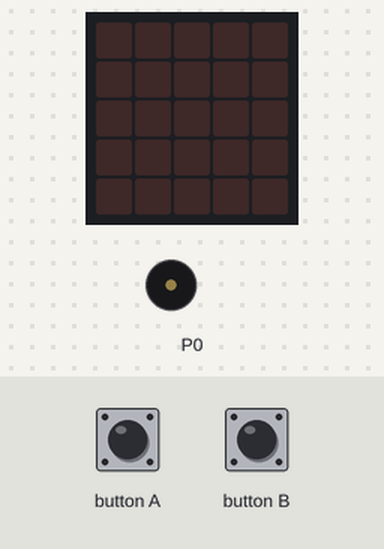
The program below on a simulated BBC micro:bit (MakeCode). Parts: the board's 5×5 LED display, buzzer (waves = sounding). Inputs (shaded band) come from the test bench.

Above: at 1.2 s.
1.3 s: button B pressed for 0.15 s
At 1.65 s:
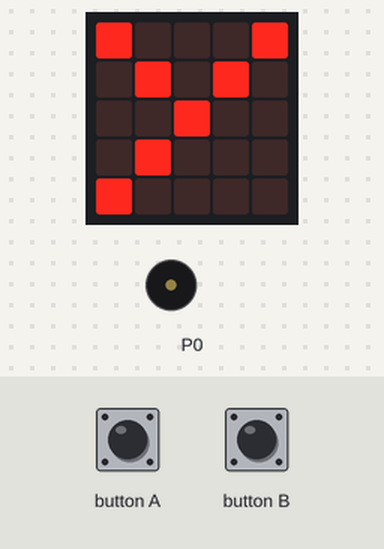
4.3 s: button A pressed for 0.15 s
At 5.65 s:
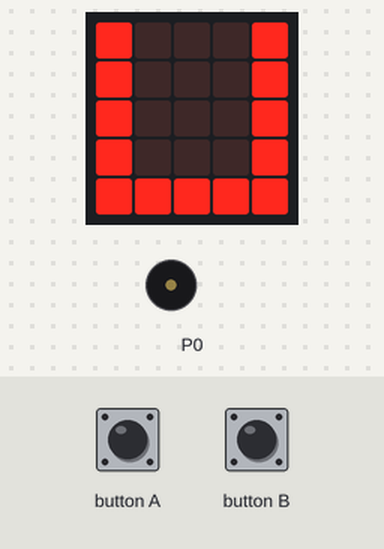
7.3 s: button B pressed for 0.15 s
At 12.1 s:
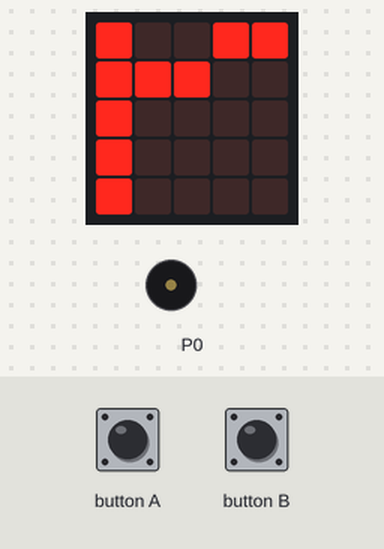
Timing chart, 0 to 13.6 s (numbered marks = the images above; inputs shaded):
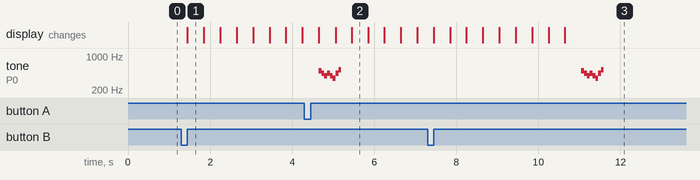

Measured:
- after the input at 1.3 s, the display: changes after 0.15 s (image 1)
- after the input at 4.3 s, the display: first changes after 0.35 s (image 2 shows a later state)
- after the input at 7.3 s, tone on P0: plays 494 Hz for 0.07 s, 440 Hz for 0.07 s, 392 Hz for 0.07 s, 440 Hz for 0.07 s, 392 Hz for 0.07 s, 349 Hz for 0.07 s … (8 notes in this stretch), starting after 3.8 s; the display: first changes after 0.15 s (image 3 shows a later state)
- by itself, tone on P0: plays 494 Hz for 0.07 s, 440 Hz for 0.07 s, 392 Hz for 0.07 s, 440 Hz for 0.07 s, 392 Hz for 0.07 s, 349 Hz for 0.07 s … (8 notes in this stretch)
- what the display in image 1 shows lasts 0.4 s, from 1.5 s to 1.9 s

The program:

main.ts
```typescript
input.onButtonPressed(Button.A, function () {
    basic.showLeds(`
        # . . . #
        . # . # .
        . . # . .
        . # . . .
        # . . . .
        `)
    basic.showLeds(`
        . # # # .
        # . . . #
        # . . . #
        # . . . #
        . # # # .
        `)
    basic.showLeds(`
        # . . . #
        # . . . #
        # . . . #
        # . . . #
        # # # # #
        `)
    basic.showLeds(`
        . . . . #
        . . . . #
        # # # # #
        # . . . #
        # # # # #
        `)
    basic.showLeds(`
        # # # # #
        # . . . #
        # # # # #
        # . . . .
        # # # # #
        `)
    basic.showLeds(`
        # . . . #
        # # . # #
        # . # . #
        # . . . #
        # . . . #
        `)
    basic.showLeds(`
        . # # # .
        # . . . #
        # . . . #
        # . . . #
        . # # # .
        `)
    basic.showLeds(`
        # . . . #
        # # . . #
        # . # . #
        # . . # #
        # . . . #
        `)
})
input.onButtonPressed(Button.B, function () {
    basic.showLeds(`
        # . . . #
        . # . # .
        . . # . .
        . # . . .
        # . . . .
        `)
    basic.showLeds(`
        . # # # .
        # . . . #
        # . . . #
        # . . . #
        . # # # .
        `)
    basic.showLeds(`
        # . . . #
        # . . . #
        # . . . #
        # . . . #
        # # # # #
        `)
    basic.showLeds(`
        # . . . #
        # . . . #
        # . # . #
        # # . # #
        # . . . #
        `)
    basic.showLeds(`
        . . # . .
        . . . . .
        . . # . .
        . . # . .
        . . # . .
        `)
    basic.showLeds(`
        # . . . #
        # # . . #
        # . # . #
        # . . # #
        # . . . #
        `)
    basic.showLeds(`
        # # # # #
        # . . . .
        # # # # #
        # . . . .
        # # # # #
        `)
    basic.showLeds(`
        # . . # #
        # # # . .
        # . . . .
        # . . . .
        # . . . .
        `)
    music.play(music.stringPlayable("B A G A G F A C5 ", 900), music.PlaybackMode.UntilDone)
})
basic.forever(function () {

})
```

test.ts
```typescript
// здесь помещаются тесты; они не будут скомпилированы, пока пакет используется в качестве расширения.
```
